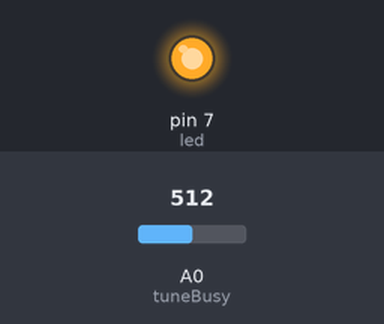
Recording of a sketch running on a simulated Arduino Nano, built with avr-gcc and run on an emulated ATmega328P. Parts: output pins drawn as LEDs (lit = HIGH). Inputs (shaded band) come from the test bench; at power-on: A0 (tuneBusy) = 512. Random numbers use the default seed unless the sketch sets one; the audio player accepts every command and is not drawn; pins used as bus, display or sensor lines are not drawn; what the sketch prints to the serial monitor is not drawn.

Above: at 0.05 s.
Timing chart, 0 to 5.9 s (numbered marks = the images above):
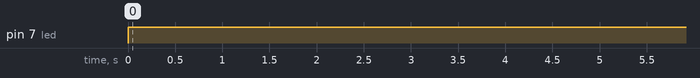

The sketch:

SolarBirdSongUnitv10.ino
```cpp
/*
  The code for a Solar Powered Birdsong Unit
  This is recharged by solar PV power
  It has a PIR which sets off birdsong stored onto
  a SoundOut MP3 Audio Module (EA MOD 1021) from Embedded Adventures
  http://www.embeddedadventures.com/soundout_mp3_module_mod-1021.html

  The power to the sound unit and amplifier are controlled
  using a digital output pin.

  This must have a decent power supply (eg. battery) or it will brown-out reset.

  This runs on
  A Nano 5V
  A SoundOut MP3 Audio Module (EA MOD 1021) from Embedded Adventures
  http://www.embeddedadventures.com/soundout_mp3_module_mod-1021.html
  A li-po rider + PV module is used to recharge a 2000mAh li-ion battery
  A simple PIR sensor is used to trigger the unit.

  To reduce power consumption the unit goes to sleep a LOT.
  An interuupt from the PIR pin causes it to wake up

  If its triggered the a random sound file is played.
  If not then it just goes back to sleep again.
  Current when asleep = 1-1.5mA
  Current when awake = 20mA
  Current when playing sounds = 100-200mA.

  DFPlayer Mini
  Datasheet:
  https://www.openhacks.com/uploadsproductos/dfplayer_mini_-_robot_wiki.pdf
  Code:
  http://www.dfrobot.com/wiki/index.php/DFPlayer_Mini_SKU:DFR0299

  Do not use NPN transistor for ground - set unit into low power standby mode.
  Use command 0x0A to do this.

  More infomation here:
  matt@re-innovation.co.uk
  www.re-innovation.co.uk

*/

/*
  Updates:
  5/5/15  First version of the code - Matt Little
  1/6/15  Adding sleep code to reduce power consumption - Matt Little
  18/5/16 Changing player to DFPlayer Mini. Same unit. - Matt Little
  18/5/16 Sorting MP3 file playing issue. Should always play the same file.
*/

#include <stdlib.h>
//#include "Arduino.h"
//#include <avr/interrupt.h>
#include <avr/sleep.h>
#include <avr/power.h>
//#include <avr/io.h>
#include <SoftwareSerial.h>
#include <DFPlayer_Mini_Mp3.h>

// ***** Digital I/O *********
#define powerControl  3
#define pirInterrupt 2
#define led 7

// Sound Module Connections
#define TX 13    // " 12
#define RX 12   // " 13

// Define the MP3 Module's Commands that we'll be using
#define cmdNextTrack  0x01                  // Next track.
#define cmdPrevTrack  0x02                  // Previous track.
#define cmdRepeatPlay 0x11                  // Repeat play.

#define cmdSetVolume  0x06                  // Set Volume to a specified value.
#define cmdSetEq      0x07                  // Set Equalizer to a specified value.
#define cmdReset      0x0c                  // Reset MP3 Module.
#define cmdsdTracks   0x47                  // Reset MP3 Module.
#define cmdLowPower   0x0A                  // Put module into Low Power mode

// ******* Analogue I/O **********
int tuneBusy = A0;  // Measure when the audio module has finnished.

int tune;  // This is the tune file to play
int tuneMax = 8;  // This is the maximum tune ID (usually 20)

int sensorValue = 0;  // Holds the busy pin sensor value.

boolean busyPin = 0;  // This is a flag for the busyPin

SoftwareSerial mp3(RX, TX); // RX, TX

unsigned int volume = 10;                   // Starting MP3 module volume (0 - 31).
unsigned int eq = 0;                        // Normal/Pop/Rock/Jazz/Classic/Base equalizer.

unsigned int playTune = 0;  // This holds a random number from


void interruptPIR() {
  // Want to wake up from sleep here
  //sleep_disable();
  // An interrupt on Pin D2 should wake this up.
  detachInterrupt(0);

}


/***************************************************
 *  Name:        enterSleep
 *
 *  Returns:     Nothing.
 *
 *  Parameters:  None.
 *
 *  Description: Enters the arduino into sleep mode.
 *
 ***************************************************/
void enterSleep(void)
{

  sleep_enable();
  // Attach interrupt again
  attachInterrupt(0, interruptPIR, LOW);
  delay(100);

  set_sleep_mode(SLEEP_MODE_PWR_DOWN);

  cli();
  sleep_bod_disable();
  sei();
  sleep_cpu();


  //sleep_mode();
  /* The program will continue from here. */


  /* First thing to do is disable sleep. */
  sleep_disable();
}

void setup()
{

  // Set all other pins to input with pull_up to reduce power consumption

//  DDRD &= B01000011;       // set Arduino  as inputs, leaves 0,1 (RX & TX) 2 & 5 as is
//  DDRB = B00000000;        // set pins 8 to 13 as inputs, leaves 10,11 as is
//  PORTD |= B10111100;      // enable pullups on pins 2 to 7, leaves 0,1 (RX & TX) 2 & 5 as is
//  PORTB |= B11111111;      // enable pullups on pins 8 to 13, leaves 10,11 as is

  // initialize the digital pin as an output.
  // Pin 13 has an LED connected on most Arduino boards:
  pinMode(led, OUTPUT);
  digitalWrite(led, LOW);             // MP3 module busy signal is active low.

  pinMode(RX,INPUT);
  pinMode(TX,OUTPUT);
  pinMode(powerControl, OUTPUT);
  digitalWrite(powerControl, LOW);

  Serial.begin(9600);
  mp3.begin(9600);   // Initialise software serial.

  mp3_set_serial (mp3); //set Serial for DFPlayer-mini mp3 module
  randomSeed(analogRead(A3));  // Read a disconnected pin to seed the random algorithm
}


void loop()
{
//    Serial.println("Going to sleep...");
//    /* Re-enter sleep mode. */
//    enterSleep();

  // Only if the PIR is activated do we play the tune:
  // This code will just wake up if the PIR is activated
  // If PIR is triggered then it will play a random bird sample.
  // Otherwise it just goes to sleep again
    Serial.println("PIR TRIGGERED");
    digitalWrite(led, HIGH);
    digitalWrite(powerControl, HIGH);

    for (int i = 0; i <= 100; i++)
    {
      delay(10);
    }
    mp3_reset;
    mp3_set_volume (30);
    delay(100);

    // Randomly decide on the next tune:
    Serial.print("Next Track:");
    tune = random(1,(tuneMax+1));

    //*******TESTING*************
    //tune = 3;
    //***** END TEST ************
    Serial.println(tune);

    mp3_play (tune);

    // SHORT DELAY FOR TESTING

   for(int i=0;i<200;i++)
   {
      sensorValue = analogRead(tuneBusy);
      delay(10);
   }

    // Wait until track finished
    while(sensorValue<=400) // Busy signal is ACTIVE LOW
    {
      for(int i=0;i<=10;i++)
      {
        delay(10);
      }
      sensorValue = analogRead(tuneBusy);
    }

    // Switch OFF power
    for (int i = 0; i <= 200; i++)
    {
      delay(10);
    }
    digitalWrite(powerControl, LOW);
    digitalWrite(led, LOW);             // MP3 module busy signal is active low.

//    //Dont re-trigger until D2 (interrupt) has gone High again....
//    while(digitalRead(2)==LOW)
//    {
//    }
}
```

Measured:
- by itself, pin 7 (led): LOW → HIGH at 0.00 s
